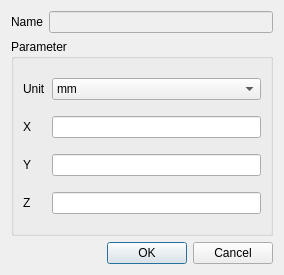
<?xml version="1.0" encoding="UTF-8"?>
<ui version="4.0">
 <class>DialogBox</class>
 <widget class="QDialog" name="DialogBox">
  <property name="geometry">
   <rect>
    <x>0</x>
    <y>0</y>
    <width>284</width>
    <height>275</height>
   </rect>
  </property>
  <property name="windowTitle">
   <string>Box</string>
  </property>
  <layout class="QGridLayout" name="gridLayout_2">
   <item row="0" column="0">
    <widget class="QLabel" name="label_4">
     <property name="text">
      <string>Name</string>
     </property>
    </widget>
   </item>
   <item row="0" column="1">
    <widget class="QLineEdit" name="name">
     <property name="enabled">
      <bool>false</bool>
     </property>
    </widget>
   </item>
   <item row="2" column="1">
    <widget class="QDialogButtonBox" name="buttonBox">
     <property name="orientation">
      <enum>Qt::Horizontal</enum>
     </property>
     <property name="standardButtons">
      <set>QDialogButtonBox::Cancel|QDialogButtonBox::Ok</set>
     </property>
    </widget>
   </item>
   <item row="1" column="0" colspan="2">
    <widget class="QGroupBox" name="groupBox">
     <property name="title">
      <string>Parameter</string>
     </property>
     <layout class="QGridLayout" name="gridLayout">
      <item row="0" column="0">
       <widget class="QLabel" name="label_5">
        <property name="text">
         <string>Unit</string>
        </property>
       </widget>
      </item>
      <item row="0" column="1">
       <widget class="QComboBox" name="unitComboBox">
        <item>
         <property name="text">
          <string>mm</string>
         </property>
        </item>
        <item>
         <property name="text">
          <string>cm</string>
         </property>
        </item>
        <item>
         <property name="text">
          <string>dm</string>
         </property>
        </item>
        <item>
         <property name="text">
          <string>m</string>
         </property>
        </item>
       </widget>
      </item>
      <item row="1" column="0">
       <widget class="QLabel" name="label">
        <property name="text">
         <string>X</string>
        </property>
       </widget>
      </item>
      <item row="1" column="1">
       <widget class="QLineEdit" name="xValue"/>
      </item>
      <item row="2" column="0">
       <widget class="QLabel" name="label_2">
        <property name="text">
         <string>Y</string>
        </property>
       </widget>
      </item>
      <item row="2" column="1">
       <widget class="QLineEdit" name="yValue"/>
      </item>
      <item row="3" column="0">
       <widget class="QLabel" name="label_3">
        <property name="text">
         <string>Z</string>
        </property>
       </widget>
      </item>
      <item row="3" column="1">
       <widget class="QLineEdit" name="zValue"/>
      </item>
     </layout>
    </widget>
   </item>
  </layout>
 </widget>
 <resources/>
 <connections>
  <connection>
   <sender>buttonBox</sender>
   <signal>accepted()</signal>
   <receiver>DialogBox</receiver>
   <slot>accept()</slot>
   <hints>
    <hint type="sourcelabel">
     <x>248</x>
     <y>254</y>
    </hint>
    <hint type="destinationlabel">
     <x>157</x>
     <y>274</y>
    </hint>
   </hints>
  </connection>
  <connection>
   <sender>buttonBox</sender>
   <signal>rejected()</signal>
   <receiver>DialogBox</receiver>
   <slot>reject()</slot>
   <hints>
    <hint type="sourcelabel">
     <x>316</x>
     <y>260</y>
    </hint>
    <hint type="destinationlabel">
     <x>286</x>
     <y>274</y>
    </hint>
   </hints>
  </connection>
 </connections>
</ui>
